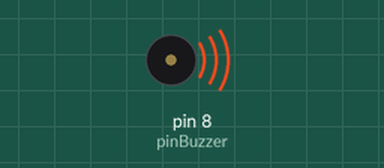
Simulated run of this sketch. Board: Arduino Uno, built with avr-gcc and run on an emulated ATmega328P. Parts: buzzer (waves = sounding).

Above: at 0.9 s.
At 31.5 s:
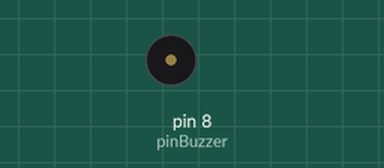
Timing chart, 0 to 40.5 s (numbered marks = the images above):
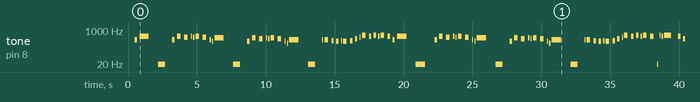

The sketch:

la_gata.ino
```cpp
// constants won't change
const int RELAY_PIN = 4;  // the Arduino pin, which connects to the IN pin of relay


int pinBuzzer = 8;

int C__ =  261/4;
int Cs__=  277/4;
int D__ =  293/4 ;
int Ds__=  311/4;
int E__ =  329/4 ;
int F__ =  349/4 ;
int Fs__=  369/4;
int G__ =  391/4 ;
int Gs__=  415/4;
int A__ =  440/4 ;
int As__=  466/4;
int B__ =  493/4;

int C_ =  261/2;
int Cs_=  277/2;
int D_ =  293/2 ;
int Ds_=  311/2;
int E_ =  329/2 ;
int F_ =  349/2 ;
int Fs_=  369/2;
int G_ =  391/2 ;
int Gs_=  415/2;
int A_ =  440/2 ;
int As_=  466/2;
int B_ =  493/2 ;


int Sil = 5;
int C =  261;
int Cs=  277;
int D =  293 ;
int Ds=  311;
int E =  329 ;
int F =  349 ;
int Fs=  369;
int G =  391 ;
int Gs=  415;
int A =  440 ;
int As=  466;
int B =  493 ;


int C2   =524;
int Cs2  =555;
int D2   =588;
int Ds2  =623;
int E2   =660;
int F2   =699;
int Fs2  =740;
int G2   =784;
int Gs2  =831;
int A_2   = 880;
int As2  =933;
int B2   =988;

int C3  =1047;
int Cs3  =555*2;
int D3   =588*2;
int Ds3  =623*2;
int E3   =660*2;
int F3   =699*2;
int Fs3  =740*2;
int G3   =784*2;
int Gs3  =831*2;
int A_3   = 880*2;
int As3  =933*2;
int B3   =988*2;


int tempo=88*2;
int negra=60000/tempo;
int semi = negra/4;

int fusa =semi/2;
int corch = 2*semi;
int np = corch*3;

int blanca = negra*2;
int redonda = blanca*2;
int rep = 3*negra;
int bnp = 3*negra+3*corch;

int retardo = 100;

void nota(int nota, int duracion){
  tone(pinBuzzer,nota, duracion);
  delay(duracion);
  noTone(pinBuzzer);
  delay(duracion);
}

void setup() {
  // initialize digital pin as an output.
  pinMode(RELAY_PIN, LOW);


  delay(500);

}

void loop() {


  // bemoles
  // A B E
  //
  // sostenidos
  // G A D
  //  // 1


prePre();
yalosves();
ymaullare();
 delay(1000);


}
//C D F G


void prePre(){

  // [1]
  nota(E,corch);
  // [2]
  nota(B,blanca);

  nota(Sil,negra+corch);

  nota(E,corch);
  // [3]
  nota(B,semi+corch);
  nota(A,semi+corch);
  nota(B,semi);
  nota(A,semi);

  nota(B,semi+corch);
  nota(A,semi+corch);
  nota(E,semi);
  nota(Cs,semi);
  // [4]
  nota(Gs,blanca);
  nota(Sil,negra+corch);

  nota(Cs,corch);

  // [5]
  nota(Gs,semi+corch);
  nota(Fs,semi+corch);
  nota(Gs,semi);
  nota(Fs,semi);

  nota(Gs,semi+corch);
  nota(Fs,semi+corch);
  nota(Cs,semi);
  nota(A_,semi);

  // [6]
  nota(E,blanca);
  nota(Sil,negra+corch);

  nota(E,semi);
  // [7] ...
  nota(E,semi+corch);
  nota(D,corch);

  nota(Cs,corch);
  nota(D,semi);
  nota(Cs,corch+semi);
  nota(D,corch);

  nota(Fs,corch);
  nota(A,semi);

  // 8..
  nota(Cs2,corch+semi);
  nota(B,corch);

  nota(Cs2,corch);
  nota(B,semi);
  nota(Cs2,corch+semi);
  nota(B,corch);
  nota(E,corch);
  // 9
  nota(B,blanca);
  nota(Sil,blanca);

  nota(E,corch);
  // [11]
  nota(B,semi+corch);
  nota(A,semi+corch);
  nota(B,semi);
  nota(A,semi);

  nota(B,semi+corch);
  nota(A,semi+corch);
  nota(E,semi);
  nota(Cs,semi);
  // [12]
  nota(Gs,blanca);
  nota(Sil,negra+corch);

  nota(Cs,corch);

  // [13]
  nota(Gs,semi+corch);
  nota(Fs,semi+corch);
  nota(Gs,semi);
  nota(Fs,semi);

  nota(Gs,semi+corch);
  nota(Fs,semi+corch);
  nota(Cs,semi);
  nota(A_,semi);

  // [14]
  nota(E,blanca);
  nota(Sil,negra+corch);

  nota(E,semi);
  // [15] ...
  nota(E,semi+corch);
  nota(D,corch);

  nota(Cs,corch);
  nota(D,semi);
  nota(Cs,corch+semi);
  nota(D,corch);

  nota(Fs,corch);
  nota(A,semi);

  // 16..
  nota(Cs2,corch+semi);
  nota(B,corch);

  nota(Cs2,corch);
  nota(B,semi);
  nota(Cs2,corch+semi);
  nota(B,corch+semi);

  nota(Sil,semi);


};


void yalosves(){
  nota(Cs2,semi);
  nota(B,semi);

  // [16]
  nota(Cs2,negra+corch);


  nota(B,corch);
  nota(Fs,corch);
  nota(A,negra);

  nota(Cs2,semi);
  nota(E2,semi);

  // 17
  nota(Cs2,blanca);
  nota(Sil,negra+corch);

  nota(B,semi);
  nota(A,semi);

  // [18]
  nota(B,negra+corch);


  nota(A,corch);
  nota(E,corch);
  nota(Gs,negra);

  nota(B,semi);
  nota(E2,semi);

  // [19]
  nota(B,blanca);
  nota(Sil,negra+corch);
  nota(A,semi);
  nota(Gs,semi);


  // [20]
  nota(A,negra+corch);


  nota(Fs,corch);
  nota(Gs,corch);
  nota(A,negra);

  nota(Gs,semi);
  nota(Fs,semi);

  // 21
  nota(A,corch+semi);
  nota(Gs,negra);
  nota(Sil,negra);
  nota(Sil,semi);


  nota(Gs,negra/3);
  nota(A,negra/3);
  nota(B,negra/3);

  // 22
  nota(B,corch+semi);
  nota(Gs,negra);
  nota(Sil,negra);
  nota(Sil,semi);


  nota(Gs,negra/3);
  nota(A,negra/3);
  nota(B,negra/3);


}

void ymaullare(){

  // 23
  nota(D2,corch+semi);
  nota(Cs2,negra);
  nota(Sil,blanca);
  nota(Sil,semi);

  // 24
  nota(Fs,corch);
  nota(Gs,corch);
  nota(A, corch);


  nota(Cs2,blanca);

  nota(B,corch);

  //25

  nota(A,blanca);
}
```

Measured:
- by itself, tone on pin 8 (pinBuzzer): plays 329 Hz for 0.17 s, 493 Hz for 0.68 s, 5 Hz for 0.51 s, 329 Hz for 0.17 s, 493 Hz for 0.26 s, 440 Hz for 0.26 s … (86 notes in this stretch)
